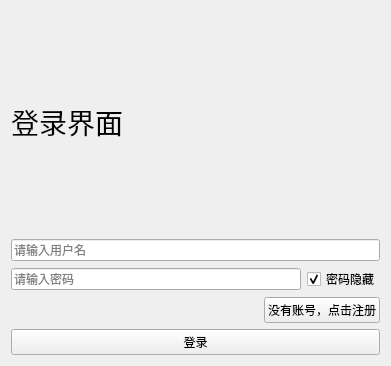
<?xml version="1.0" encoding="UTF-8"?>
<ui version="4.0">
 <class>Widget</class>
 <widget class="QWidget" name="Widget">
  <property name="geometry">
   <rect>
    <x>0</x>
    <y>0</y>
    <width>391</width>
    <height>366</height>
   </rect>
  </property>
  <property name="sizeIncrement">
   <size>
    <width>6</width>
    <height>6</height>
   </size>
  </property>
  <property name="baseSize">
   <size>
    <width>6</width>
    <height>6</height>
   </size>
  </property>
  <property name="windowTitle">
   <string>Widget</string>
  </property>
  <layout class="QVBoxLayout" name="verticalLayout_3">
   <item>
    <widget class="QLabel" name="label">
     <property name="font">
      <font>
       <pointsize>21</pointsize>
      </font>
     </property>
     <property name="text">
      <string>登录界面</string>
     </property>
     <property name="scaledContents">
      <bool>false</bool>
     </property>
    </widget>
   </item>
   <item>
    <layout class="QVBoxLayout" name="verticalLayout_2">
     <item>
      <widget class="QLineEdit" name="username_LE">
       <property name="placeholderText">
        <string>请输入用户名</string>
       </property>
      </widget>
     </item>
     <item>
      <layout class="QHBoxLayout" name="horizontalLayout_2">
       <item>
        <widget class="QLineEdit" name="pwd_LE">
         <property name="placeholderText">
          <string>请输入密码</string>
         </property>
        </widget>
       </item>
       <item>
        <widget class="QCheckBox" name="checkBox">
         <property name="text">
          <string>密码隐藏</string>
         </property>
         <property name="checkable">
          <bool>true</bool>
         </property>
         <property name="checked">
          <bool>true</bool>
         </property>
        </widget>
       </item>
      </layout>
     </item>
     <item>
      <layout class="QVBoxLayout" name="verticalLayout">
       <item>
        <layout class="QHBoxLayout" name="horizontalLayout">
         <item>
          <spacer name="horizontalSpacer">
           <property name="orientation">
            <enum>Qt::Horizontal</enum>
           </property>
           <property name="sizeHint" stdset="0">
            <size>
             <width>85</width>
             <height>14</height>
            </size>
           </property>
          </spacer>
         </item>
         <item>
          <widget class="QPushButton" name="regist_PB">
           <property name="text">
            <string>没有账号，点击注册</string>
           </property>
          </widget>
         </item>
        </layout>
       </item>
       <item>
        <widget class="QPushButton" name="login_PB">
         <property name="text">
          <string>登录</string>
         </property>
        </widget>
       </item>
      </layout>
     </item>
    </layout>
   </item>
  </layout>
 </widget>
 <resources/>
 <connections/>
</ui>
